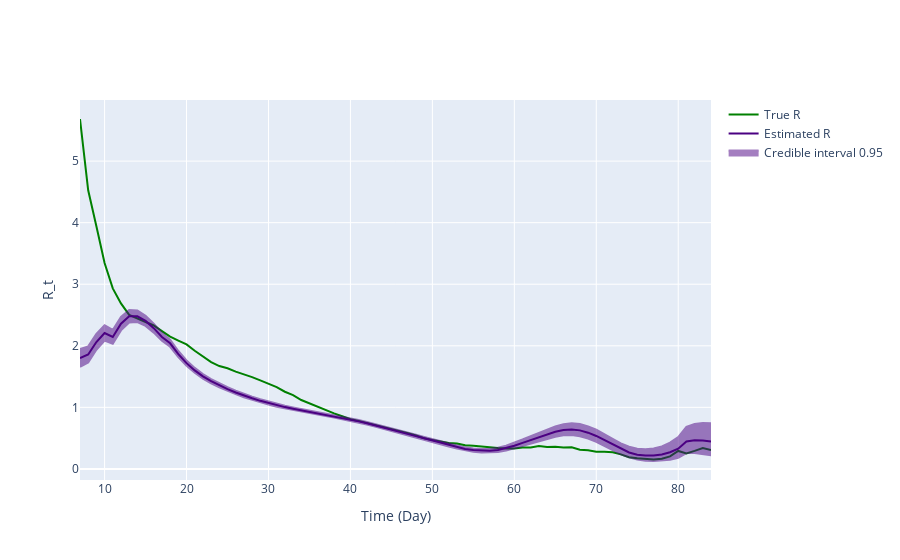

The notebook cell saved with this chart:
### Code cell
# Plot comparison between the true and predicted R_t
# Transform our incidence data into pandas dataframes
inc_data = pd.DataFrame(
    {
        'Time': np.arange(len(theta)),
        'Incidence Number': pre_I
    }
)

inference = branchpro.BranchProPosterior(
    inc_data=inc_data,
    daily_serial_interval=serial_interval,
    alpha=a,
    beta=1/b)

inference.run_inference(tau=tau)
intervals = inference.get_intervals(central_prob=.95)

# Transform our true incidence data into pandas dataframes
inc_data_true = pd.DataFrame(
    {
        'Time': np.arange(len(theta)),
        'Incidence Number': incidences_true[:len(theta)]
    }
)

inference_true = branchpro.BranchProPosterior(
    inc_data=inc_data_true,
    daily_serial_interval=serial_interval,
    alpha=a,
    beta=1/b)

inference_true.run_inference(tau=tau)
intervals_true = inference_true.get_intervals(central_prob=.95)

fig = ReproductionNumberPlot()

fig.add_interval_true_rt(intervals_true)
fig.add_interval_rt(intervals)

fig.update_labels(time_label='Time (Day)', r_label='R_t')

fig.show_figure()

### Figure 1 — Plotly figure (JSON) as saved in the notebook; plotly's stock layout.template omitted (floating-point values rounded to 4 significant figures; data arrays with more than 128 entries replaced by an {"elided": "..."} marker saying what was removed)
{"data": [{"line": {"color": "green"}, "mode": "lines", "name": "True R", "type": "scatter", "x": [7, 8, 9, 10, 11, 12, 13, 14, 15, 16, 17, 18, 19, 20, 21, 22, 23, 24, 25, 26, 27, 28, 29, 30, 31, 32, 33, 34, 35, 36, 37, 38, 39, 40, 41, 42, 43, 44, 45, 46, 47, 48, 49, 50, 51, 52, 53, 54, 55, 56, 57, 58, 59, 60, 61, 62, 63, 64, 65, 66, 67, 68, 69, 70, 71, 72, 73, 74, 75, 76, 77, 78, 79, 80, 81, 82, 83, 84], "y": [5.684, 4.526, 3.941, 3.345, 2.933, 2.689, 2.501, 2.44, 2.378, 2.33, 2.239, 2.15, 2.085, 2.022, 1.92, 1.831, 1.736, 1.671, 1.635, 1.581, 1.542, 1.491, 1.438, 1.381, 1.33, 1.254, 1.199, 1.119, 1.064, 1.005, 0.9552, 0.9014, 0.8554, 0.8079, 0.7799, 0.7481, 0.7152, 0.6811, 0.6472, 0.6141, 0.5812, 0.5425, 0.4973, 0.4683, 0.4434, 0.422, 0.4131, 0.386, 0.3754, 0.3598, 0.355, 0.3399, 0.3317, 0.332, 0.3485, 0.3478, 0.3719, 0.3569, 0.3585, 0.347, 0.3505, 0.3124, 0.3017, 0.2792, 0.2792, 0.2703, 0.2367, 0.1904, 0.1735, 0.16, 0.1541, 0.1641, 0.2035, 0.2922, 0.2518, 0.2933, 0.3383, 0.3058]}, {"line": {"color": "indigo"}, "mode": "lines", "name": "Estimated R", "type": "scatter", "x": [7, 8, 9, 10, 11, 12, 13, 14, 15, 16, 17, 18, 19, 20, 21, 22, 23, 24, 25, 26, 27, 28, 29, 30, 31, 32, 33, 34, 35, 36, 37, 38, 39, 40, 41, 42, 43, 44, 45, 46, 47, 48, 49, 50, 51, 52, 53, 54, 55, 56, 57, 58, 59, 60, 61, 62, 63, 64, 65, 66, 67, 68, 69, 70, 71, 72, 73, 74, 75, 76, 77, 78, 79, 80, 81, 82, 83, 84], "y": [1.8, 1.858, 2.062, 2.208, 2.144, 2.358, 2.478, 2.478, 2.404, 2.286, 2.144, 2.04, 1.866, 1.718, 1.6, 1.504, 1.425, 1.357, 1.297, 1.242, 1.192, 1.147, 1.106, 1.069, 1.035, 1.004, 0.9771, 0.9526, 0.9283, 0.905, 0.8814, 0.857, 0.8303, 0.8023, 0.7724, 0.7406, 0.708, 0.674, 0.639, 0.6044, 0.5687, 0.533, 0.4975, 0.4607, 0.4241, 0.3876, 0.3541, 0.3251, 0.3057, 0.2945, 0.2953, 0.3082, 0.3374, 0.3769, 0.423, 0.4689, 0.5127, 0.5584, 0.6037, 0.6321, 0.6409, 0.6263, 0.5883, 0.5349, 0.4674, 0.3918, 0.3208, 0.2665, 0.2316, 0.2169, 0.2183, 0.2352, 0.2705, 0.3279, 0.4455, 0.4643, 0.4619, 0.4448]}, {"fill": "toself", "fillcolor": "indigo", "line": {"color": "indigo"}, "mode": "lines", "name": "Credible interval 0.95", "opacity": 0.5, "type": "scatter", "x": {"elided": "156 int values"}, "y": {"elided": "156 float values"}}], "layout": {"hovermode": "x unified", "xaxis": {"title": {"text": "Time (Day)"}}, "yaxis": {"title": {"text": "R_t"}}}}
